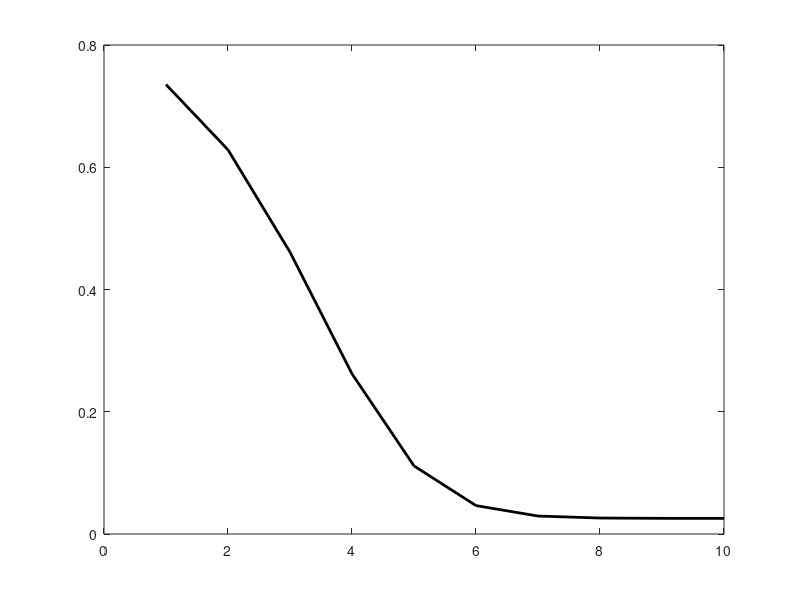

The MATLAB script that drew this image: (Note: this script raises an error after producing the figure.)
% dataExpFP=[-1.5215760714075468,-1.5379762920061082,-1.539383503308206,-1.576605419470415,-1.5863936332119242,-1.7951287675419525,-1.7508960264956936,-1.7636529831001009,-1.5095675260896377,-1.2392372804415812];
% dataExpFPstd=[0.023034779305663174,0.023090725509314517,0.023101670071699085,0.02306376768340287,0.02337035740995881,0.023136328960493575,0.023325385140158483,0.02317447150007315,0.02378087729186127,0.023731429806939968];
% dataF=[-1.6000000000000003,-1.6,-1.6112186988051767,-1.6443679258190123,-1.7083184185777482,-1.8074843875028677,-1.9385975788191365,-2.089294725356276,-2.2413472146032403,-2.3779707558615923,-2.49004185355962];
% dataFCDyz=[-1.6000000000000003,-2.2334470495899725,-2.5684083828392423,-2.7120386006966477,-2.767704374147625,-2.7886639605780035,-2.796901117668267,-2.800578573771387,-2.802597839473322,-2.8040150338739207,-2.8052546529514255];
% dataFCDyx=[-1.6000000000000003,-1.7181717682385587,-1.8581932932739278,-2.02558432100301,-2.2220256338980735,-2.4431561925077867,-2.677433835549765,-2.9078152120628245,-3.116836552173917,-3.2926242115193656,-3.431801610429116];
% dataFCDy=[-1.6000000000000003,-1.8392700229319439,-2.2666712462333316,-2.936265422867532,-3.732462126362557,-4.335154531302772,-4.59504045908713,-4.663320886131266,-4.676413580330181,-4.678384780480009,-4.6785644797493005];
% dataExpFCDyP=[-1.6500233691776325,-1.9262380131145607,-2.178752673960533,-2.4304023391123537,-2.4977849773391663,-2.776810237040346,-2.7051242667555018,-2.6240316848897116,-2.7729851080613495,-2.7066816470175543];
% dataExpFCDyPstd=[0.022823084442213606,0.022676405727401514,0.022549961278398922,0.022015429856615303,0.02186006038728605,0.02174720969113031,0.021465450170911584,0.021398903439715723,0.021321433433828894,0.020989536200989492];
% dataExpFCDyzP=[-1.9244982224929141,-2.000223415800197,-1.9244140082342407,-1.6018077611530526,-1.4844063905162002,-1.2193633320667168,-1.1053862266474428,-0.928475986326299,-0.8341833619846335,-0.6995894217577487];
% dataExpFCDyzPstd=[0.023153570271791442,0.023086926100068027,0.023207169066012938,0.023702866970723054,0.023692756035898502,0.024055203902370266,0.023999344141442405,0.02424805780665985,0.024158588691810215,0.024132870010769338];
% dataExpFCDyxP=[-1.5584578814029637,-1.4642625789547405,-1.43186357825864,-1.4169094110357756,-1.2896110577678075,-1.3420917669563954,-1.3063679718183718,-1.0799244304234838,-1.108759423270031,-0.722856802771484];
% dataExpFCDyxPstd=[0.023013288908453097,0.023227652622800337,0.023418335930755343,0.023592983602393838,0.023817002100177783,0.02386531871118291,0.02391339301555325,0.024244744282961733,0.02421546080611363,0.024440397760232817];


% %%
% dataF = [-1.6000000000000003, -1.6, -1.6112186988051767, ...
% -1.6443679258190123, -1.7083184185777482, -1.8074843875028677, ...
% -1.9385975788191365, -2.089294725356276, -2.2413472146032403, ...
% -2.3779707558615923, -2.49004185355962];
% dataFCDyz = [-1.6000000000000003, -2.2334470495899725, ...
% -2.5684083828392423, -2.7120386006966477, -2.767704374147625, ...
% -2.7886639605780035, -2.796901117668267, -2.800578573771387, ...
% -2.802597839473322, -2.8040150338739207, -2.8052546529514255];
% dataFCDyx = [-1.6000000000000003, -1.7181717682385587, ...
% -1.8581932932739278, -2.02558432100301, -2.2220256338980735, ...
% -2.4431561925077867, -2.677433835549765, -2.9078152120628245, ...
% -3.116836552173917, -3.2926242115193656, -3.431801610429116];
% dataFCDy = [-1.6000000000000003, -1.8392700229319439, ...
% -2.2666712462333316, -2.936265422867532, -3.732462126362557, ...
% -4.335154531302772, -4.59504045908713, -4.663320886131266, ...
% -4.676413580330181, -4.678384780480009, -4.6785644797493005];
% dataExpFP = [-1.65813688, -1.70954942, -1.74790162, -1.80807361, ...
% -1.90327266, -1.99694031, -2.06863802, -2.20754986, -2.37958891, ...
% -2.40821412];
% dataExpFPstd = [0.01608872, 0.01624803, 0.01722424, 0.0150883, ...
%    0.01443058, 0.0142882, 0.01418565, 0.0145655, 0.01632037, ...
%    0.01787288];
% dataExpFCDyP = [-1.96755175, -2.49655151, -3.13282555, -3.72381233, ...
% -3.9230051, -3.90015401, -3.76191677, -3.79570882, -3.68542535, ...
% -3.73513478];
% dataExpFCDyPstd = [0.01882895, 0.01912995, 0.02474806, 0.02911224, ...
%    0.03192573, 0.02979792, 0.02475307, 0.02878631, 0.02684144, ...
%    0.02869299];
% dataExpFCDyzP = [-2.19451691, -2.43306042, -2.34502538, -2.36456698, ...
% -2.35783729, -2.18884156, -2.04793886, -1.93654512, -1.71872006, ...
% -1.58866838];
% dataExpFCDyzPstd = [0.01602453, 0.01665156, 0.01521476, 0.01593135, ...
%    0.01702451, 0.01514654, 0.01602922, 0.01496045, 0.01813687, ...
%    0.01531789];
% dataExpFCDyxP = [-1.77667554, -1.89856763, -2.06269785, -2.08559436, ...
% -2.3072449, -2.53715584, -2.49445766, -2.56255552, -2.69007195, ...
% -2.62947978];
% dataExpFCDyxPstd = [0.01315731, 0.01196343, 0.01416707, 0.01251447,... 
%    0.01253824, 0.01240699, 0.0128687, 0.01286127, 0.01268407, ...
%    0.01273414];
% 
% N=4;
% f=figure;
% E0=-4.78086132;
% CD={'k',"#0072BD","#D95319","#7E2F8E",'g','c','c','y'};
% 
% plot((dataExpFP-E0)./N,'o-','Color',CD{1},'LineWidth',2)
% hold on
% plot((dataExpFCDyP-E0)./N,'o-','Color',CD{2},'LineWidth',2)
% plot((dataExpFCDyzP-E0)./N,'o-','Color',CD{3},'LineWidth',2)
% plot((dataExpFCDyxP-E0)./N,'o-','Color',CD{4},'LineWidth',2)
% plot((dataF(2:end)-E0)./N,'Color',CD{1},'LineWidth',2)
% plot((dataFCDy(2:end)-E0)./N,'Color',CD{2},'LineWidth',2)
% plot((dataFCDyz(2:end)-E0)./N,'Color',CD{3},'LineWidth',2)
% plot((dataFCDyx(2:end)-E0)./N,'Color',CD{4},'LineWidth',2)
% %%%
% 
% 
% grid on
% legend('I','Y','YZ','YX')
% set(gca, "FontName",'Number of Layers','FontSize',24,'LineWidth',1.5)
% xlabel('{\cal L}','Interpreter','latex',FontSize=28)
% ylabel('e_P',FontSize=28)
% axis([1 10 0 .85])
% % exportgraphics(f,'experiment.jpg')
% % 



%%
% dataFCDy = [ -1.8392700229319439, ...
% -2.2666712462333316, -2.936265422867532, -3.732462126362557,...
% -4.335154531302772, -4.59504045908713, -4.663320886131266,...
% -4.676413580330181, -4.678384780480009, -4.6785644797493005];
% dataExpFCDyPTorino = [-1.96755175, -2.49655151, -3.13282555,... 
% -3.72381233, -3.9230051, -3.90015401, -3.76191677, -3.79570882,...
% -3.68542535, -3.73513478];
% dataExpFCDyPstdTorino = [0.01882895, 0.01912995, 0.02474806, ...
%    0.02911224, 0.03192573, 0.02979792, 0.02475307, 0.02878631, ...
%    0.02684144, 0.02869299];
% dataExpFCDyPSherbrooke = [-1.9194583, -2.41693973, -2.66955838,...
% -2.40981446, -2.2983332, -1.9574924, -1.32853768, -0.96258038];
% dataExpFCDyPstdSherbrooke = [0.01219517, 0.01275653, 0.0145829, ...
%    0.01172469, 0.01215494, 0.08283359, 0.0123371, 0.01304261];
% dataExpFCDyPSherbrookeZNE = [-1.96963636, -2.6139908, -3.43482235,...
% -4.88903163, -5.43879017, -5.93517566, -4.65293832, -5.65376378];
% dataExpFCDyPstdSherbrookeZNE = [0.09540386, 0.09331274, 0.08976502, ...
%    0.06577211, 0.33502178, 0.61334953, 0.2202557, 0.62962442];
% 
%  N=4;
% f=figure;
% E0=-4.78086132;
% CD={'k',"#0072BD","#D95319","#7E2F8E",'g','c','c','y'};
% 
% 
%    plot((dataFCDy-E0)./N,'Color',CD{1},'LineWidth',2)
%  hold on
%  %plot((dataExpFCDyPTorino-E0)./N,'o-','Color',CD{2},'LineWidth',2)
%  e1=errorbar(1:length(dataExpFCDyPTorino),(dataExpFCDyPTorino-E0)./N,dataExpFCDyPstdTorino./N,'LineWidth',2)
%  e2=errorbar(1:length(dataExpFCDyPSherbrooke),(dataExpFCDyPSherbrooke-E0)./N,dataExpFCDyPstdSherbrooke./N,'LineWidth',2)
%  e3=errorbar(1:length(dataExpFCDyPSherbrookeZNE),(dataExpFCDyPSherbrookeZNE-E0)./N,dataExpFCDyPstdSherbrookeZNE./N,'LineWidth',2)
%  e1.Color = '#0072BD';
%  e2.Color='#D95319';
%  e3.Color='#7E2F8E';
%  % plot((dataExpFCDyPSherbrooke-E0)./N,'o-','Color',CD{3},'LineWidth',2)
%  % plot((dataExpFCDyPSherbrookeZNE-E0)./N,'o-','Color',CD{4},'LineWidth',2)
% % plot((dataF(2:end)-E0)./N,'Color',CD{1},'LineWidth',2)
% % plot((dataFCDy(2:end)-E0)./N,'Color',CD{2},'LineWidth',2)
% % plot((dataFCDyz(2:end)-E0)./N,'Color',CD{3},'LineWidth',2)
% % plot((dataFCDyx(2:end)-E0)./N,'Color',CD{4},'LineWidth',2)
% 
% grid on
% legend('C','T','S','S-ZNE')
% set(gca, "FontName",'Number of Layers','FontSize',24,'LineWidth',1.5)
% xlabel('{\cal L}','Interpreter','latex',FontSize=28)
% ylabel('e_P',FontSize=28)
% axis([1 10 -0.5 1])




%%%%%%%%

dataFCDy = [ -1.8392700229319439, ...
-2.2666712462333316, -2.936265422867532, -3.732462126362557,...
-4.335154531302772, -4.59504045908713, -4.663320886131266,...
-4.676413580330181, -4.678384780480009, -4.6785644797493005];
dataExpFCDyPTorino = [-1.96755175, -2.49655151, -3.13282555,... 
-3.72381233, -3.9230051, -3.90015401, -3.76191677, -3.79570882,...
-3.68542535, -3.73513478];
dataExpFCDyPstdTorino = [0.01882895, 0.01912995, 0.02474806, ...
   0.02911224, 0.03192573, 0.02979792, 0.02475307, 0.02878631, ...
   0.02684144, 0.02869299];
dataExpFCDyPTorinoZNE = [-1.82605149, -2.08202837, -2.6706676, ...
-3.48389447, -3.88377656, -4.36310892, -4.23183475, -4.23864897, ...
-4.25025375, -4.22651383];
dataExpFCDyPstdTorinoZNE = [0.03216859, 0.04128593, 0.04148882, ...
   0.07013906, 0.04612869, 0.03546358, 0.13923852, 0.04828602, ...
   0.11545548, 0.07250719];
dataExpFCDyPSherbrooke = [-1.9194583, -2.41693973, -2.66955838,...
-2.40981446, -2.2983332, -1.9574924, -1.32853768, -0.96258038];
dataExpFCDyPstdSherbrooke = [0.01219517, 0.01275653, 0.0145829, ...
   0.01172469, 0.01215494, 0.08283359, 0.0123371, 0.01304261];
dataExpFCDyPSherbrookeZNE = [-1.96963636, -2.6139908, -3.43482235,...
-4.88903163, -5.43879017, -5.93517566, -4.65293832, -5.65376378];
dataExpFCDyPstdSherbrookeZNE = [0.09540386, 0.09331274, 0.08976502, ...
   0.06577211, 0.33502178, 0.61334953, 0.2202557, 0.62962442];

 N=4;
f=figure;
E0=-4.78086132;
CD={'k',"#0072BD","#D95319","#7E2F8E",'g','c','c','y'};


   plot((dataFCDy-E0)./N,'Color',CD{1},'LineWidth',2)
 hold on
 %plot((dataExpFCDyPTorino-E0)./N,'o-','Color',CD{2},'LineWidth',2)
 e1=errorbar(1:length(dataExpFCDyPTorino),(dataExpFCDyPTorino-E0)./N,dataExpFCDyPstdTorino./N,'LineWidth',2)
 e2=errorbar(1:length(dataExpFCDyPTorinoZNE),(dataExpFCDyPTorinoZNE-E0)./N,dataExpFCDyPstdTorinoZNE./N,'LineWidth',2)
 e3=errorbar(1:length(dataExpFCDyPSherbrooke),(dataExpFCDyPSherbrooke-E0)./N,dataExpFCDyPstdSherbrooke./N,'LineWidth',2)
 e4=errorbar(1:length(dataExpFCDyPSherbrookeZNE),(dataExpFCDyPSherbrookeZNE-E0)./N,dataExpFCDyPstdSherbrookeZNE./N,'LineWidth',2)
 e1.Color = '#0072BD';
 e2.Color='#D95319';
 e3.Color='#7E2F8E';
 e4.Color='m';
 % plot((dataExpFCDyPSherbrooke-E0)./N,'o-','Color',CD{3},'LineWidth',2)
 % plot((dataExpFCDyPSherbrookeZNE-E0)./N,'o-','Color',CD{4},'LineWidth',2)
% plot((dataF(2:end)-E0)./N,'Color',CD{1},'LineWidth',2)
% plot((dataFCDy(2:end)-E0)./N,'Color',CD{2},'LineWidth',2)
% plot((dataFCDyz(2:end)-E0)./N,'Color',CD{3},'LineWidth',2)
% plot((dataFCDyx(2:end)-E0)./N,'Color',CD{4},'LineWidth',2)

grid on
legend('C','T','T-ZNE','S','S-ZNE')
set(gca, "FontName",'Number of Layers','FontSize',24,'LineWidth',1.5)
xlabel('{\cal L}','Interpreter','latex',FontSize=28)
ylabel('e_P',FontSize=28)
axis([1 10 -0.5 1])
